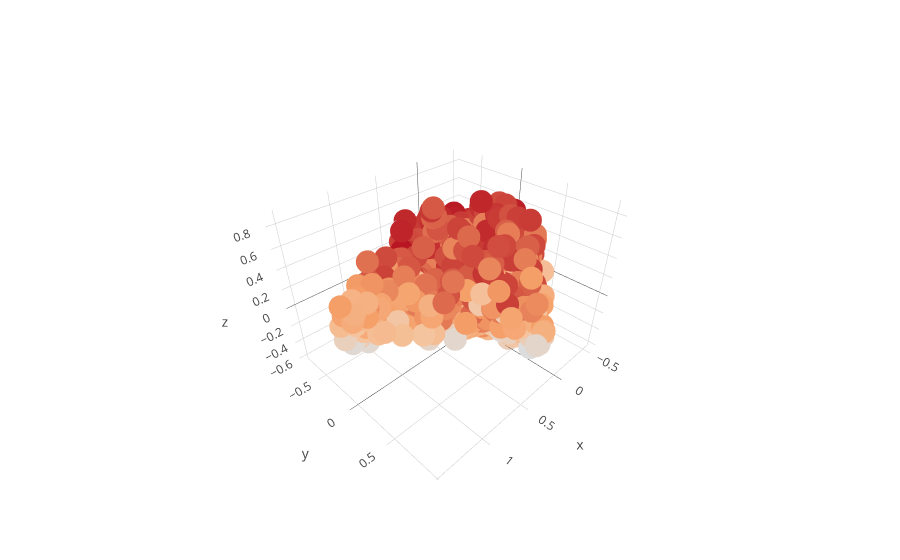

Notebook code for this chart:
### Code cell
chosen = ["energy", "liveness", "tempo", "valence", "loudness", "speechiness", "acousticness", "danceability", "instrumentalness"]
text1 = data_frame["artist"] + " - " + data_frame["song_title"]
text2 = text1.values

# X = data_frame.drop(droppable, axis=1).values
X = data_frame[chosen].values
y = data_frame["danceability"].values

min_max_scaler = MinMaxScaler()
X = min_max_scaler.fit_transform(X)

pca = PCA(n_components=3)
pca.fit(X)

X = pca.transform(X)

import plotly.offline as py
py.init_notebook_mode(connected=True)
import plotly.graph_objs as go
import plotly.tools as tls

trace = go.Scatter3d(
    x=X[:,0],
    y=X[:,1],
    z=X[:,2],
    text=text2,
    mode="markers",
    marker=dict(
        size=8,
        color=y
    )
)

fig = go.Figure(data=[trace])
py.iplot(fig, filename="test-graph")

### Figure 1 — Plotly figure (JSON) as saved in the notebook; plotly's stock layout.template omitted (floating-point values rounded to 4 significant figures; data arrays with more than 128 entries replaced by an {"elided": "..."} marker saying what was removed)
{"data": [{"marker": {"color": {"elided": "2017 float values"}, "size": 8}, "mode": "markers", "text": {"elided": "2017 str values"}, "type": "scatter3d", "x": {"elided": "2017 float values"}, "y": {"elided": "2017 float values"}, "z": {"elided": "2017 float values"}}], "layout": {}}
